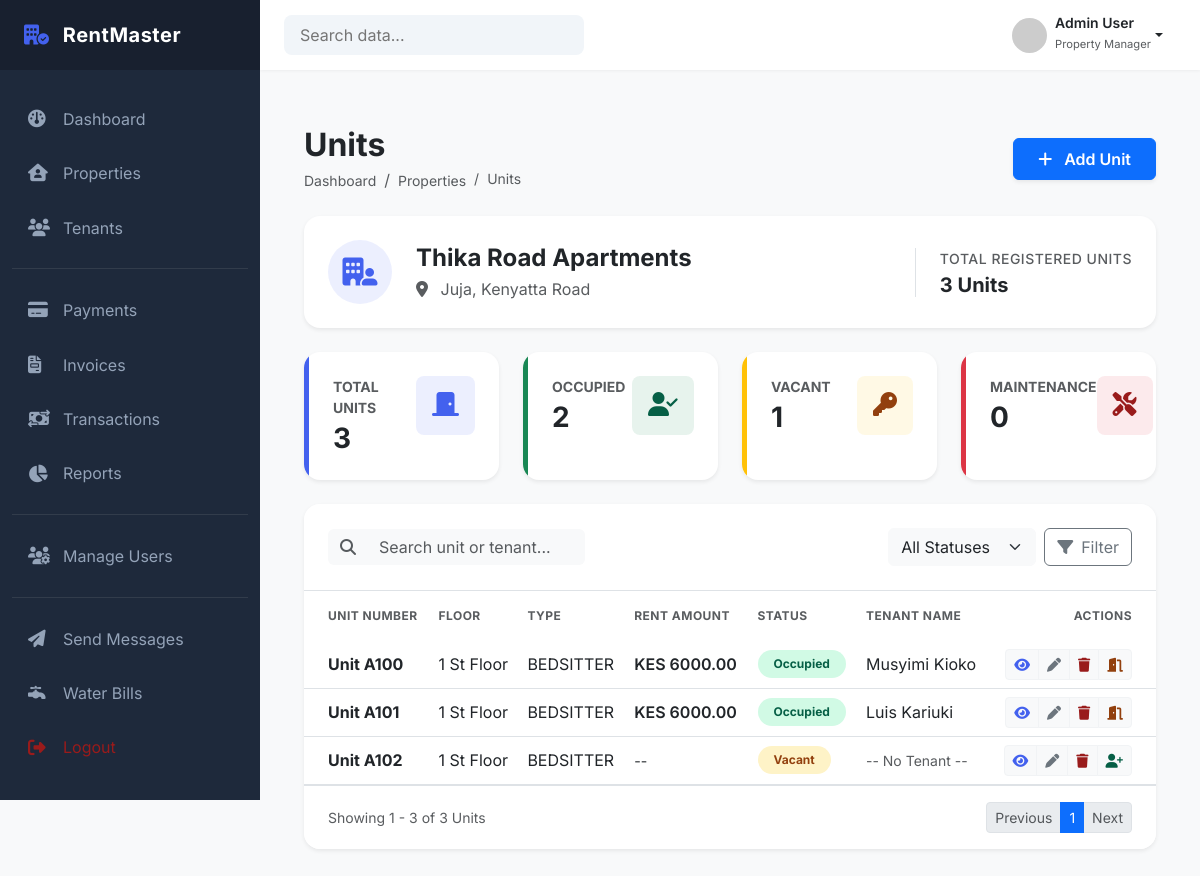
/properties/properties/1/units/ (signed in), run on an earlier commit of the app's database.
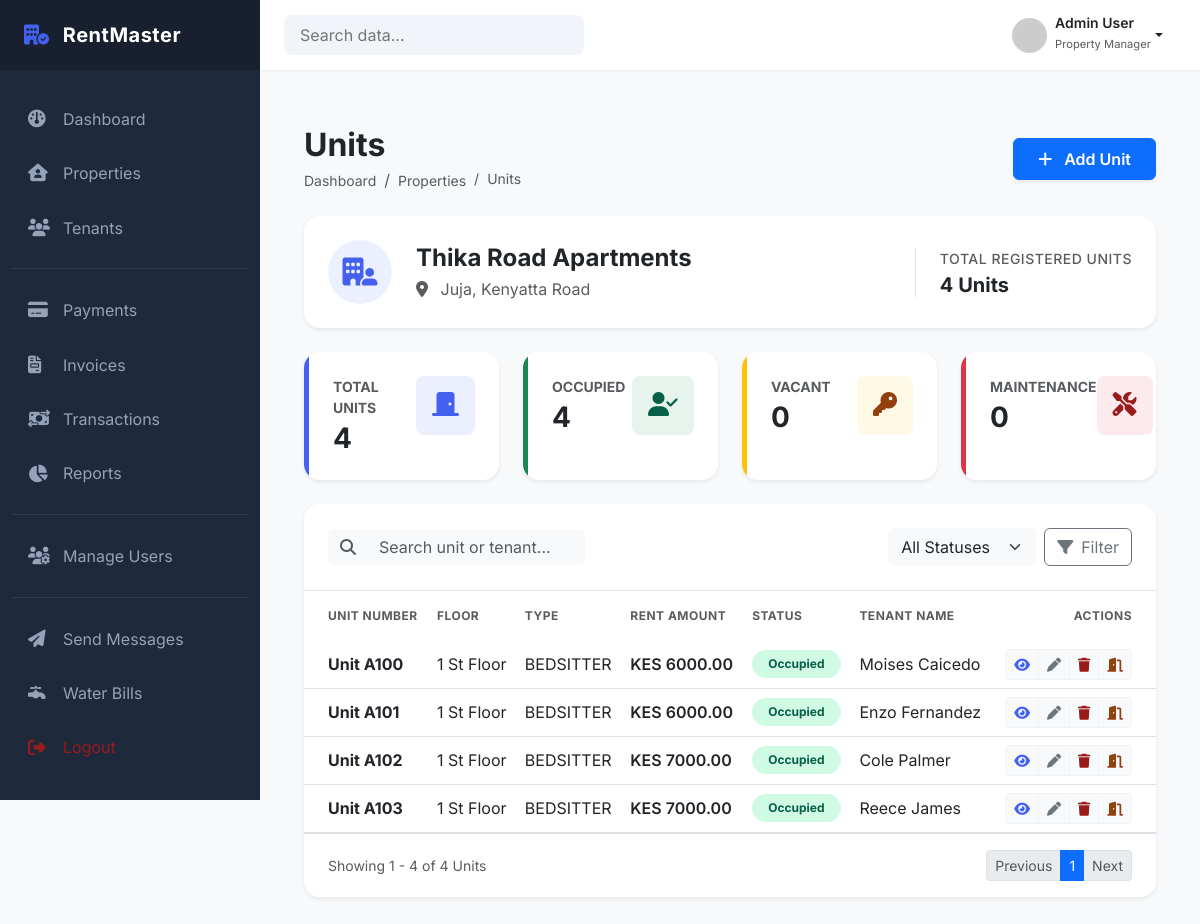
And on a later commit of the database.
### properties/models.py (models this page shows, shortened)
class Unit(models.Model):
    property = models.ForeignKey(
        Property,
        on_delete=models.PROTECT,
        related_name="units"
    )
    unit_number = models.CharField(max_length=20)
    unit_type = models.CharField(
        max_length=50,
        choices=UnitType.choices
    )
    status = models.CharField(
        max_length=50,
        choices=UnitStatus.choices,
        default=UnitStatus.VACANT
    )
    floor = models.CharField(max_length=20, blank=True)
    is_active = models.BooleanField(default=True)
    created_at = models.DateTimeField(auto_now_add=True)
    class Meta:
        constraints = [
            UniqueConstraint(
                fields=["property", "unit_number"],
                name="unique_unit_number_per_property"
            )
        ]
        ordering = ["unit_number"]

### tenants/models.py (models this page shows, shortened)
class Tenancy(models.Model):
    tenant = models.ForeignKey(
        "Tenant",
        on_delete=models.PROTECT,
        related_name="tenancies"
    )
    unit = models.ForeignKey(
        Unit,
        on_delete=models.PROTECT,
        related_name="tenancies"
    )
    start_date = models.DateField() # when tenancy officially begins
    end_date = models.DateField(null=True, blank=True) # when tenancy ends
    rent_amount = models.DecimalField(max_digits=12, decimal_places=2)
    status = models.CharField(
        max_length=20,
        choices=TenancyStatus.choices,
        default=TenancyStatus.ACTIVE
    )
    created_by = models.ForeignKey(
        settings.AUTH_USER_MODEL,
        on_delete=models.PROTECT,
        related_name="created_tenancies"
    )
    created_at = models.DateTimeField(auto_now_add=True)
    updated_at = models.DateTimeField(auto_now=True)
    class Meta:
        ordering = ["-start_date"]
        constraints = [
            models.UniqueConstraint(
                fields=["unit"],
                condition=Q(status="ACTIVE"),
                name="unique_active_tenancy_per_unit"
            ),
            models.UniqueConstraint(
                fields=["tenant"],
                condition=Q(status="ACTIVE"),
                name="unique_active_tenancy_per_tenant"
            )
        ]

class Tenant(models.Model):
    first_name = models.CharField(max_length=100)
    last_name = models.CharField(max_length=100)
    landlord = models.ForeignKey(
        settings.AUTH_USER_MODEL,
        on_delete=models.PROTECT,
        limit_choices_to={"role": "LANDLORD"},
        related_name="tenants"
    )
    phone_number = models.CharField(max_length=20)
    email = models.EmailField(blank=True)
    id_number = models.CharField(max_length=50)
    date_of_birth = models.DateField(null=True, blank=True)
    is_active = models.BooleanField(default=True)
    created_at = models.DateTimeField(auto_now_add=True)
    created_by = models.ForeignKey(
        settings.AUTH_USER_MODEL,
        on_delete=models.PROTECT
    )
    class Meta:
        constraints = [
            UniqueConstraint(
                fields=["id_number", "landlord"],
                name="unique_id_per_landlord"
            ),
            UniqueConstraint(
                fields=["phone_number", "landlord"],
                name="unique_phone_per_landlord"
            )
        ]

### properties/views.py (the view)
# urls.py: path('properties/<int:property_id>/units/', views.property_units, name='property_units'),
@login_required
def property_units(request, property_id):
    status = request.GET.get("status")
    search = request.GET.get("q")
    property, units = get_property_with_units(
        request.user,
        property_id,
        status=status,
        search=search
    )
    if not property:
        return redirect('properties:property_list')
    paginator = Paginator(units, 10) # 10 units per page
    page_number = request.GET.get("page")
    page_obj = paginator.get_page(page_number)
    stats = get_units_stats(units)
    context = {
        'property': property,
        'units': page_obj,
        'page_obj': page_obj,
        'stats': stats,
        'selected_status': status or 'ALL'
    }
    if request.headers.get('HX-Request'):
        return render(request, 'properties/partials/units_table.html', context)
    return render(request, 'properties/property_units.html', context)

### properties/services/unit_service.py (called while the page is built, shortened)
def get_property_with_units(user, property_id, status=None, search=None):
    property = Property.objects.filter(
        id=property_id,
        landlord=user
    ).first()
    if not property:
        return None, None
    active_tenancies = Tenancy.objects.filter(
        status=TenancyStatus.ACTIVE
    ).select_related('tenant')
    units = property.units.all()
    if status and status != 'ALL':
        units = units.filter(status=status)
    units = units.prefetch_related(
        Prefetch(
            'tenancies',
            queryset=active_tenancies,
            to_attr='active_tenancies'
        )
    ).order_by('unit_number')
    for unit in units:
        unit.active_tenancy = (
            unit.active_tenancies[0] if unit.active_tenancies else None
        )
    return property, units

def get_units_stats(units):
    total_units = units.count()
    occupied = units.filter(status='OCCUPIED').count()
    vacant = units.filter(status='VACANT').count()
    maintenance = units.filter(status='MAINTENANCE').count()
    return {
        "total": total_units,
        "occupied": occupied,
        "vacant": vacant,
        "maintenance": maintenance,
    }

### templates/properties/property_units.html (shortened to what the changed rows need)
{% extends 'dashboard/base_dashboard.html' %}
{% load static %}
{% block extra_css %}
<link rel="stylesheet" href="{% static 'properties/css/property_units.css' %}">
{% endblock %}
{% block content %}
<div class="container-fluid py-4">
  <div
    class="d-flex flex-column flex-md-row justify-content-between align-items-md-center mb-4"
  >
    <div class="mb-3 mb-md-0">
      <h2 class="fw-bold text-dark mb-1">Units</h2>
    </div>
  </div>
  <div class="card border-0 shadow-sm rounded-4 mb-4 bg-white">
    <div class="card-body p-4">
      <div class="row align-items-center">
        <div class="col-md-auto mt-3 mt-md-0 border-start ps-md-4">
          <p class="text-muted small fw-medium mb-1 uppercase">
            Total Registered Units
          </p>
          <h5 class="fw-bold mb-0 text-dark">{{ stats.total }} Units</h5>
        </div>
      </div>
    </div>
  </div>
  <div class="row row-cols-1 row-cols-md-2 row-cols-lg-4 g-4 mb-4">
    <div class="col">
      <div
        class="card border-0 shadow-sm h-100 rounded-4 stat-card overflow-hidden"
      >
        <div class="card-body p-4 border-start border-primary border-5">
          <div class="d-flex justify-content-between align-items-start">
            <div>
              <p class="text-muted small fw-bold text-uppercase mb-1">
                Total Units
              </p>
              <h3 class="fw-bold mb-0">{{ stats.total }}</h3>
            </div>
          </div>
        </div>
      </div>
    </div>
    <div class="col">
      <div
        class="card border-0 shadow-sm h-100 rounded-4 stat-card overflow-hidden"
      >
        <div class="card-body p-4 border-start border-success border-5">
          <div class="d-flex justify-content-between align-items-start">
            <div>
              <p class="text-muted small fw-bold text-uppercase mb-1">
                Occupied
              </p>
              <h3 class="fw-bold mb-0">{{ stats.occupied }}</h3>
            </div>
          </div>
        </div>
      </div>
    </div>
    <div class="col">
      <div
        class="card border-0 shadow-sm h-100 rounded-4 stat-card overflow-hidden"
      >
        <div class="card-body p-4 border-start border-warning border-5">
          <div class="d-flex justify-content-between align-items-start">
            <div>
              <p class="text-muted small fw-bold text-uppercase mb-1">Vacant</p>
              <h3 class="fw-bold mb-0">{{ stats.vacant }}</h3>
            </div>
          </div>
        </div>
      </div>
    </div>
  </div>
  <div class="card border-0 shadow-sm rounded-4 overflow-hidden">
    <div class="table-responsive" id="units-table">
      {% include 'properties/partials/units_table.html' %}
    </div>
  </div>
</div>
{% endblock %}

### templates/properties/partials/units_table.html (shortened to what the changed rows need)
<table class="table table-hover align-middle mb-0">
  <thead class="bg-light">
    <tr>
      <th class="ps-4 py-3 border-0 text-muted small text-uppercase fw-bold">
        Unit Number
      </th>
      <th class="py-3 border-0 text-muted small text-uppercase fw-bold">
        Floor
      </th>
      <th class="py-3 border-0 text-muted small text-uppercase fw-bold">
        Type
      </th>
      <th class="py-3 border-0 text-muted small text-uppercase fw-bold">
        Rent Amount
      </th>
      <th class="py-3 border-0 text-muted small text-uppercase fw-bold">
        Status
      </th>
      <th class="py-3 border-0 text-muted small text-uppercase fw-bold">
        Tenant Name
      </th>
      <th
        class="pe-4 py-3 border-0 text-muted small text-uppercase fw-bold text-end"
      >
        Actions
      </th>
    </tr>
  </thead>
  <tbody>
    {% for unit in units %}
    <tr>
      <td class="ps-4 fw-bold text-dark">Unit {{ unit.unit_number }}</td>
      <td>
        {{ unit.floor }}
        {% if unit.floor == '1' %}
            St
        {% elif unit.floor == '2' %}
            nd
        {% elif unit.floor == '3' %}
            rd
        {% else %}
            th
        {% endif %}
            Floor
      </td>
      <td>{{ unit.unit_type }}</td>
      <td>
        <span class="fw-semibold">
          {% if unit.active_tenancy %} KES {{ unit.active_tenancy.rent_amount }}
          {% else %}
          <span class="text-muted small">--</span>
          {% endif %}
        </span>
      </td>
      <td>
        {% if unit.status == "OCCUPIED" %}
        <span
          class="badge rounded-pill bg-success-subtle text-success px-3 py-2"
        >
          Occupied
        </span>
        {% elif unit.status == "VACANT" %}
        <span
          class="badge rounded-pill bg-warning-subtle text-warning px-3 py-2"
        >
          Vacant
        </span>
        {% else %}
        <span class="badge rounded-pill bg-danger-subtle text-danger px-3 py-2">
          Maintenance
        </span>
        {% endif %}
      </td>
      <td>
        {% if unit.active_tenancy %} {{ unit.active_tenancy.tenant.first_name }}
        {{ unit.active_tenancy.tenant.last_name }} {% else %}
        <span class="text-muted small">-- No Tenant --</span>
        {% endif %}
      </td>
      <td class="pe-4 text-end">
        <div class="btn-group" role="group">
          <a
            href="{% url 'properties:unit_detail' unit.id %}"
            class="btn btn-sm btn-light text-primary"
            title="View"
          >
            <i class="fa-solid fa-eye"></i>
          </a>
          <a
            href="{% url 'properties:edit_unit' unit.id %}"
            class="btn btn-sm btn-light text-secondary"
            title="Edit"
          >
            <i class="fa-solid fa-pen"></i>
          </a>
          <a
            href="{% url 'properties:delete_unit' unit.id %}"
            class="btn btn-sm btn-light text-danger"
            title="Delete"
          >
            <i class="fa-solid fa-trash"></i>
          </a>
          {% if unit.status == "VACANT" or unit.status == "MAINTENANCE" %}
          <a
            href="{% url 'properties:assign_tenant' unit.id %}"
            class="btn btn-sm btn-light text-success"
            title="Assign Tenant"
          >
            <i class="fa-solid fa-user-plus"></i>
          </a>
          {% endif %}
          {% if unit.status == "OCCUPIED" %}
          <a
            href="{% url 'properties:vacate_unit' unit.id %}"
            class="btn btn-sm btn-light text-warning"
            title="Vacate"
          >
            <i class="fa-solid fa-door-open"></i>
          </a>
          {% endif %}
        </div>
      </td>
    </tr>
    {% empty %}
    <tr>
      <td colspan="6" class="text-center text-muted py-4">
        No units found for this property.
      </td>
    </tr>
    {% endfor %}
  </tbody>
</table>
<div class="card-footer bg-white border-0 py-3 px-4 border-top">
  <div class="d-flex justify-content-between align-items-center">
    <span class="text-muted small">
      Showing {{ page_obj.start_index }} - {{ page_obj.end_index }}
      of {{ page_obj.paginator.count }} Units
    </span>
    <ul class="pagination pagination-sm mb-0">
      {% if page_obj.has_previous %}
      <li class="page-item">
        <a
          class="page-link"
          hx-get="?page={{ page_obj.previous_page_number }}"
          hx-target="#units-table"
          hx-include="[name='q'],[name='status']"
        >
          Previous
        </a>
      </li>
      {% else %}
      <li class="page-item disabled">
      </li>
      {% endif %}
      {% for num in page_obj.paginator.page_range %}
        {% if page_obj.number == num %}
          <li class="page-item active">
            <span class="page-link">{{ num }}</span>
          </li>
        {% endif %}
      {% endfor %}
      {% if page_obj.has_next %}
      <li class="page-item">
        <a
          class="page-link"
          hx-get="?page={{ page_obj.next_page_number }}"
          hx-target="#units-table"
          hx-include="[name='q'],[name='status']"
        >
          Next
        </a>
      </li>
      {% else %}
      <li class="page-item disabled">
      </li>
      {% endif %}
    </ul>
  </div>
</div>

What changed in the data, as far as the page shows it:
changed Unit: active_tenancy.tenant.first_name "Musyimi" → "Moises"; active_tenancy.tenant.last_name "Kioko" → "Caicedo"
changed Unit: active_tenancy.tenant.first_name "Luis" → "Enzo"; active_tenancy.tenant.last_name "Kariuki" → "Fernandez"
changed Unit: active_tenancy.rent_amount (not shown) → "7000.00"; active_tenancy.tenant.first_name (not shown) → "Cole"; active_tenancy.tenant.last_name (not shown) → "Palmer"; text "-- -- No Tenant --" → "KES"; status "Vacant" → "Occupied"
now on this page (row edited): Unit: unit_number "A103", floor "1", shows "St", unit_type "BEDSITTER", active_tenancy.rent_amount "7000.00", status "Occupied", active_tenancy.tenant.first_name "Reece", active_tenancy.tenant.last_name "James"
Also different on the page:
{{ stats.total }}: "3" → "4"
{{ stats.occupied }}: "2" → "4"
{{ stats.vacant }}: "1" → "0"
{{ page_obj.end_index }}: "3" → "4"
{{ page_obj.paginator.count }}: "3" → "4"
